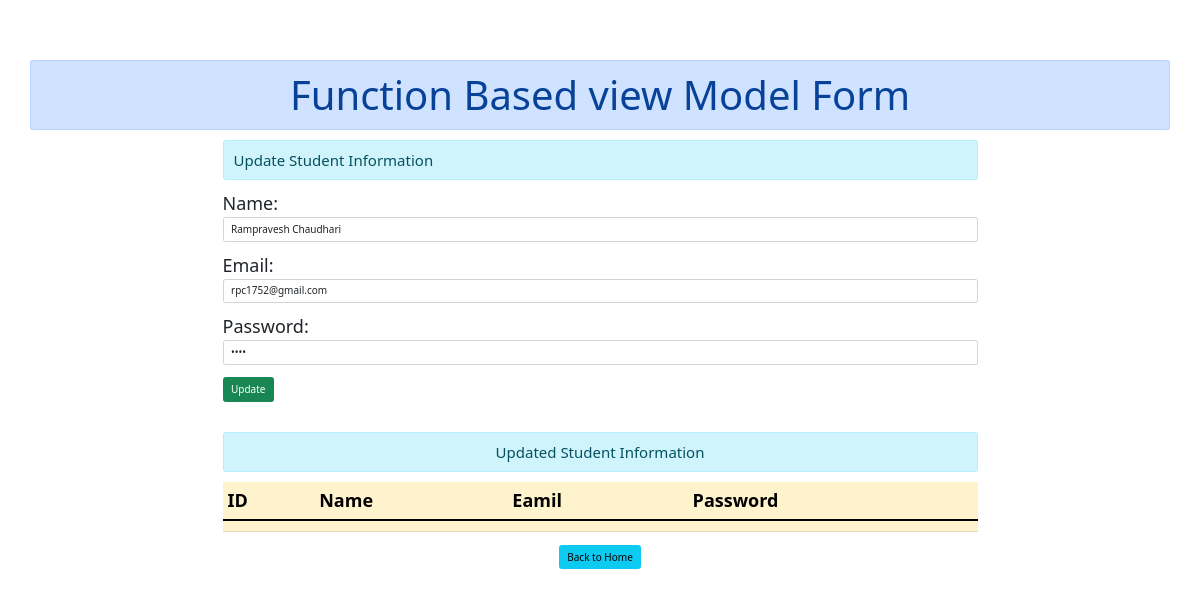
The page /61/ on the database as committed earlier.
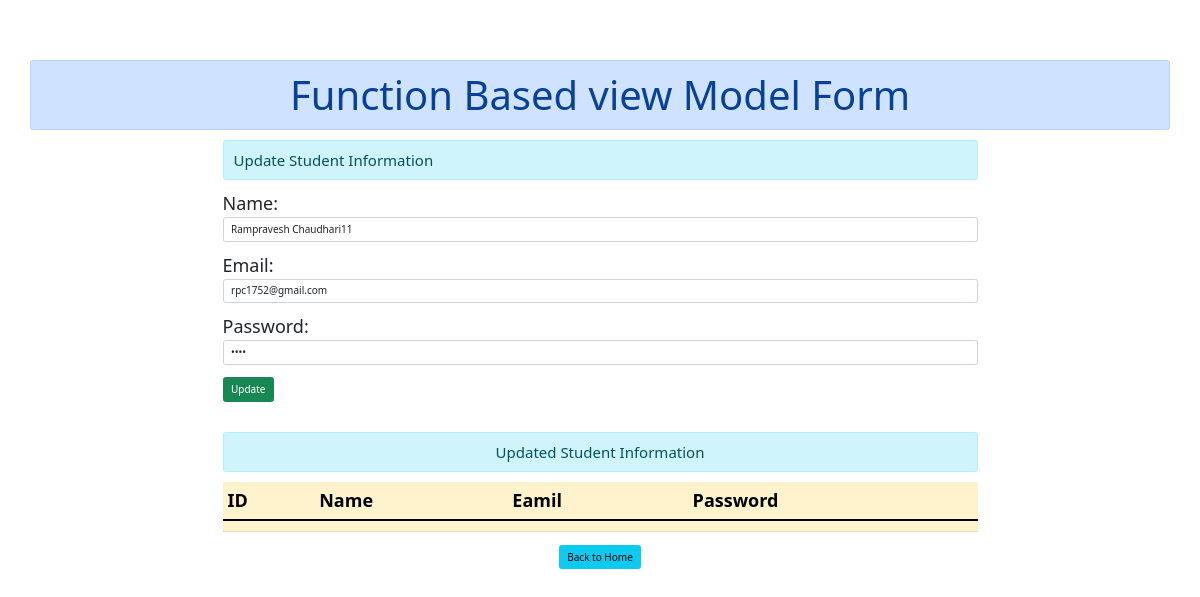
The same page on the database as committed later.
### enroll/models.py (models this page shows)
class User(models.Model):
    name = models.CharField(max_length=70)
    email = models.EmailField(max_length=100)
    password = models.CharField(max_length=100)

### enroll/views.py (the view, shortened to what this page needs)
# urls.py: path("<int:id>/", views.UpdateStudent.as_view(), name="updatedata"),
class UpdateStudent(View):
    def get(self, request, id):
        pi = User.objects.get(pk=id)
        fm = StudentRegistration(instance=pi)
        return render(request, "enroll/updatestudent.html", {"form": fm})

### enroll/forms.py
class StudentRegistration(forms.ModelForm):
    class Meta:
        model = User
        fields = ["name", "email", "password"]
        widgets = {
            "name": forms.TextInput(attrs={"class": "form-control"}),
            "email": forms.EmailInput(attrs={"class": "form-control"}),
            "password": forms.PasswordInput(
                render_value=True, attrs={"class": "form-control"}
            ),
        }

### enroll/templates/enroll/updatestudent.html (shortened to what this page needs)
{% extends 'enroll/base.html' %}
{% block content %}
<div class="row">
  <div class="col-sm-8 offset-2">
    <h4 class="alert alert-info">Update Student Information</h4>
    <form action="" method="post">
      {% csrf_token %} {{form.as_p}}
      <button type="submit" class="btn btn-success">Update</button>
    </form>
  </div>
</div>
<div class="row">
  <div class="col-sm-8 offset-2 mt-5">
    <h4 class="text-center alert alert-info">Updated Student Information</h4>
    <table class="table table-warning">
      <thead>
        <tr>
          <th scope="col">ID</th>
          <th scope="col">Name</th>
          <th scope="col">Eamil</th>
          <th scope="col">Password</th>
        </tr>
      </thead>
      <tbody>
        <tr>
          <th scope="row">{{stu.id}}</th>
          <td>{{ stu.name }}</td>
          <td>{{stu.email}}</td>
          <td>{{stu.password}}</td>
        </tr>
      </tbody>
    </table>
  </div>
  <div class="text-center">
    <a href="{% url 'addandshow' %}" class="btn btn-info">Back to Home</a>
  </div>
</div>
{% endblock content %}

Rows that differ between the two databases and show on the page:
changed User "rpc1752@gmail.com": name "Rampravesh Chaudhari" → "Rampravesh Chaudhari11"
